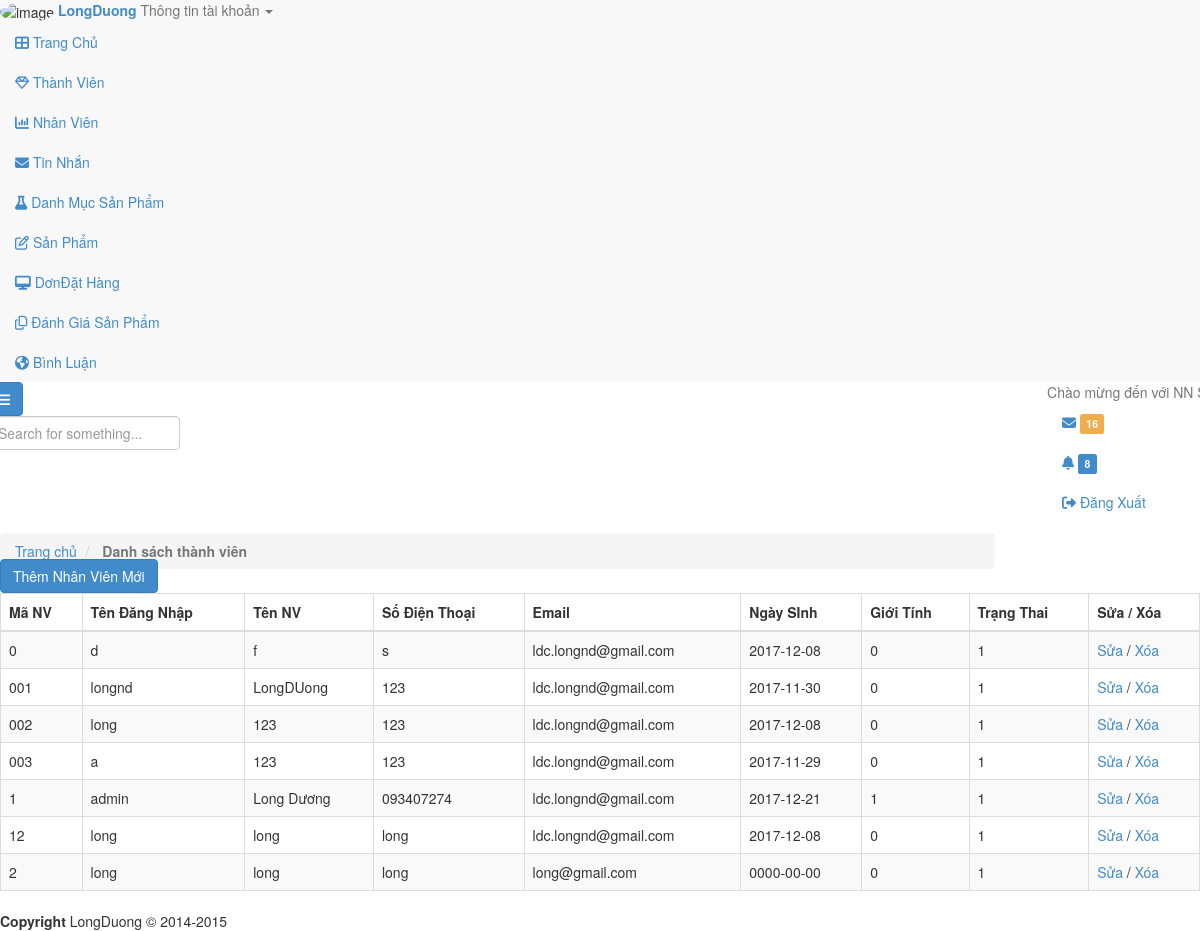
The page /admin/nhan-vien.php (signed in) on the database its author committed.
### tables this page shows
CREATE TABLE `nhan_vien` (
  `id` varchar(11) NOT NULL,
  `TenDangNhap` varchar(100) NOT NULL,
  `MatKhau` varchar(100) NOT NULL,
  `AnhDaiDien` varchar(100) NOT NULL,
  `TenNhanVien` varchar(100) NOT NULL,
  `DienThoai` varchar(100) NOT NULL,
  `Email` varchar(100) NOT NULL,
  `NgaySinh` date NOT NULL,
  `GioiTinh` tinyint(4) NOT NULL,
  `Status` tinyint(4) NOT NULL
);

### admin/nhan-vien.php (the view, shortened to what this page needs)
<?php
    include('layout/header.php');
    include('../inc/ketnoi.php');
 ?>
            <div class="row wrapper border-bottom white-bg page-heading">
                <div class="col-lg-10">
                    <ol class="breadcrumb" style="margin-top: 10px;margin-bottom: -10px;">
                        <li>
                            <a href="index.php">Trang chủ</a>
                        </li>
                        <li class="active">
                            <strong>Danh sách thành viên</strong>
                        </li>
                    </ol>
                </div>
                <div class="col-lg-2">
                </div>
            </div>
        <div class="wrapper wrapper-content animated fadeInRight">
            <div class="row">
                <div class="col-lg-12">
                    <div class="ibox float-e-margins">
                        <div class="ibox-content">
                        <div class="">
                            <a  href="pages/them-nhan-vien.php" class="btn btn-primary ">Thêm Nhân Viên Mới</a>
                        </div>
                        <table class="table table-striped table-bordered table-hover " id="editable" >
                            <thead>
                                <tr>
                                    <th>Mã NV</th>
                                    <th>Tên Đăng Nhập</th>
                                    <th>Tên NV</th>
                                    <th>Số Điện Thoại</th>
                                    <th>Email</th>
                                    <th>Ngày SInh</th>
                                    <th>Giới Tính</th>
                                    <th>Trạng Thai</th>
                                    <th>Sửa / Xóa</th>
                                </tr>
                            </thead>
                            <tbody>
                               <?php
                                    $laynhanvien = "SELECT * FROM nhan_vien";
                                    $truyvan_nv = mysqli_query($ketnoi, $laynhanvien);
                                    while($nv = mysqli_fetch_array($truyvan_nv)) {
                                 ?>
                                    <tr class="gradeX">
                                        <td><?php echo $nv['id']; ?></td>
                                        <td><?php echo $nv['TenDangNhap']; ?></td>
                                        <td><?php echo $nv['TenNhanVien']; ?></td>
                                        <td><?php echo $nv['DienThoai']; ?></td>
                                        <td><?php echo $nv['Email']; ?></td>
                                        <td><?php echo $nv['NgaySinh']; ?></td>
                                        <td><?php echo $nv['GioiTinh']; ?></td>
                                        <td><?php echo $nv['Status']; ?></td>
                                        <td><a href="">Sửa</a> / <a href="">Xóa</a></td>
                                    </tr>
                                <?php
                                    }
                                 ?>
                            </tbody>
                        </table>
                        </div>
                    </div>
                </div>
            </div>
        </div>
<?php
    include('layout/footer.php');
 ?>

### rows shown on the page
nhan_vien: id "0", TenDangNhap "d", TenNhanVien "f", DienThoai "s", Email "ldc.longnd@gmail.com", NgaySinh "2017-12-08", GioiTinh "0", Status "1"
nhan_vien: id "001", TenDangNhap "longnd", TenNhanVien "LongDUong", DienThoai "123", Email "ldc.longnd@gmail.com", NgaySinh "2017-11-30", GioiTinh "0", Status "1"
nhan_vien: id "002", TenDangNhap "long", TenNhanVien "123", DienThoai "123", Email "ldc.longnd@gmail.com", NgaySinh "2017-12-08", GioiTinh "0", Status "1"
nhan_vien: id "003", TenDangNhap "a", TenNhanVien "123", DienThoai "123", Email "ldc.longnd@gmail.com", NgaySinh "2017-11-29", GioiTinh "0", Status "1"
nhan_vien: id "1", TenDangNhap "admin", TenNhanVien "Long Dương", DienThoai "093407274", Email "ldc.longnd@gmail.com", NgaySinh "2017-12-21", GioiTinh "1", Status "1"
nhan_vien: id "12", TenDangNhap "long", TenNhanVien "long", DienThoai "long", Email "ldc.longnd@gmail.com", NgaySinh "2017-12-08", GioiTinh "0", Status "1"
nhan_vien: id "2", TenDangNhap "long", TenNhanVien "long", DienThoai "long", Email "long@gmail.com", NgaySinh "0000-00-00", GioiTinh "0", Status "1"
